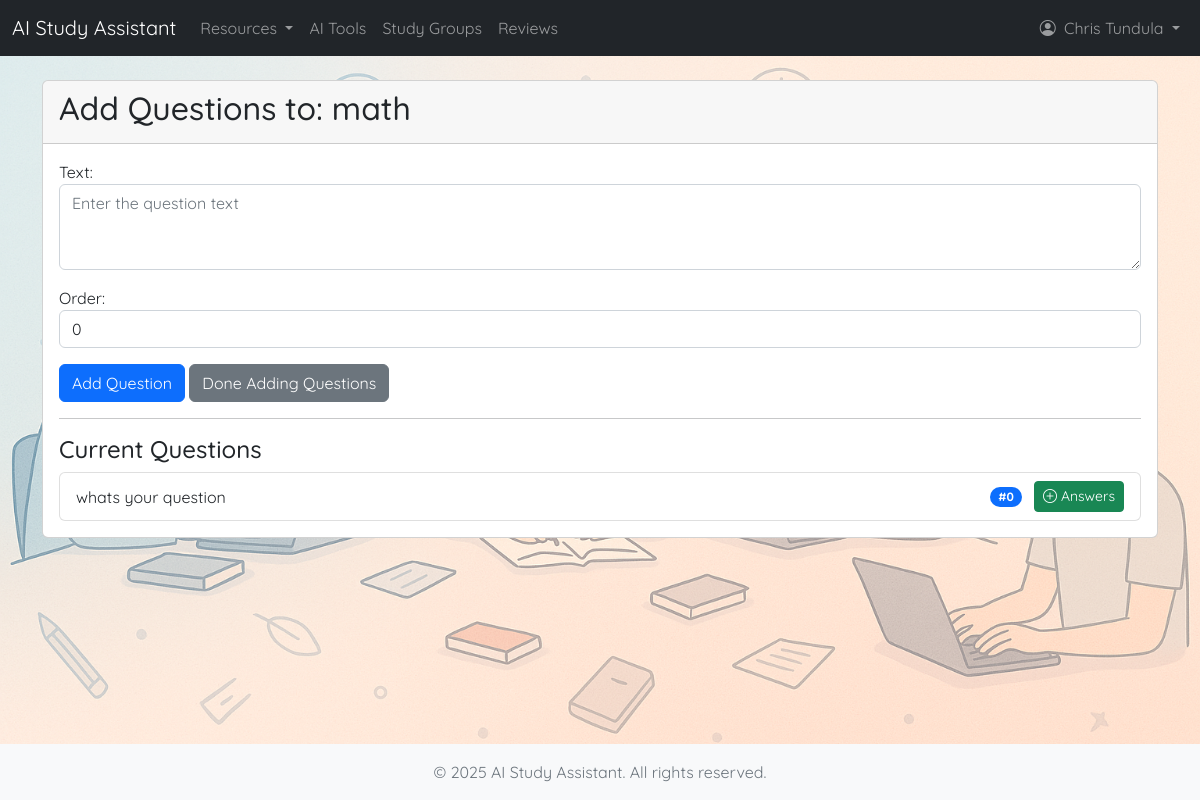
The app's page /exams/2/add-question/ (signed in) with its own data.
### base/models.py (models this page shows, shortened)
class Exam(models.Model):
    title = models.CharField(max_length=200)
    description = models.TextField()
    duration_minutes = models.IntegerField()
    created_by = models.ForeignKey(User, on_delete=models.CASCADE)
    created_at = models.DateTimeField(auto_now_add=True)

class ExamQuestion(models.Model):
    exam = models.ForeignKey(Exam, on_delete=models.CASCADE, related_name='questions')
    text = models.TextField()
    order = models.PositiveIntegerField(default=0)
    class Meta:
        ordering = ['order']

### base/views.py (the view)
# urls.py: path('exams/<int:exam_id>/add-question/', views.add_question, name='add_question'),
@login_required
def add_question(request, exam_id):
    exam = get_object_or_404(Exam, id=exam_id)
    if request.user != exam.created_by:
        messages.error(request, "You don't have permission to add questions to this exam.")
        return redirect('ai_features:exam_detail', exam_id=exam.id)
    if request.method == 'POST':
        form = ExamQuestionForm(request.POST)
        if form.is_valid():
            question = form.save(commit=False)
            question.exam = exam  # Connect question to exam
            question.save()
            messages.success(request, "Question added successfully!")
            return redirect('ai_features:add_question', exam_id=exam.id)  # Stay on same page to add more
    else:
        form = ExamQuestionForm()
    existing_questions = exam.questions.all().order_by('order')
    return render(request, 'base/add_question.html', {
        'form': form,
        'exam': exam,
        'questions': existing_questions
    })

### base/forms.py
class ExamQuestionForm(forms.ModelForm):
    class Meta:
        model = ExamQuestion
        fields = ['text', 'order']
        widgets = {
            'text': forms.Textarea(attrs={
                'class': 'form-control',
                'rows': 3,
                'placeholder': 'Enter the question text'
            }),
            'order': forms.NumberInput(attrs={
                'class': 'form-control',
                'placeholder': 'Question number (1, 2, 3...)'
            }),
        }

### base/templates/base/add_question.html (shortened to what this page needs)
{% extends 'base/base.html' %}
{% block content %}
<div class="container mt-4">
    <div class="card">
        <div class="card-header">
            <h2>Add Questions to: {{ exam.title }}</h2>
        </div>
        <div class="card-body">
            <form method="post">
                <div class="mb-3">
                    {{ form.text.label_tag }}
                    {{ form.text }}
                </div>
                <div class="mb-3">
                    {{ form.order.label_tag }}
                    {{ form.order }}
                </div>
                <button type="submit" class="btn btn-primary">Add Question</button>
                <a href="{% url 'ai_features:exam_detail' exam.id %}" class="btn btn-secondary">Done Adding Questions</a>
            </form>
            <hr>
            <h4>Current Questions</h4>
            {% if questions %}
                <ol class="list-group">
                    {% for question in questions %}
                    <li class="list-group-item d-flex justify-content-between align-items-center">
                        {{ question.text }}
                        <div>
                            <span class="badge bg-primary rounded-pill me-2">#{{ question.order }}</span>
                            <a href="{% url 'ai_features:add_answer' question.id %}" class="btn btn-sm btn-success">
                                <i class="bi bi-plus-circle"></i> Answers
                            </a>
                        </div>
                    </li>
                    {% endfor %}
                </ol>
            {% else %}
                <p class="text-muted">No questions added yet.</p>
            {% endif %}
        </div>
    </div>
</div>
{% endblock %}

### base/templates/base/navbar.html (shortened to what this page needs)
{% load static %}
<nav class="navbar navbar-expand-lg navbar-dark bg-dark">
  <div class="container-fluid">
    <a class="navbar-brand" href="{% url 'ai_features:home' %}">
      AI Study Assistant
    </a>
    <div class="collapse navbar-collapse" id="navbarNav">
      <ul class="navbar-nav me-auto mb-2 mb-lg-0">
        <li class="nav-item dropdown">
          <a class="nav-link dropdown-toggle" href="#" id="resourcesDropdown" role="button" data-bs-toggle="dropdown" aria-expanded="false">
            Resources
          </a>
        </li>
        <li class="nav-item">
          <a class="nav-link" href="{% url 'ai_features:resources' %}">AI Tools</a>
        </li>
        <li class="nav-item">
          <a class="nav-link" href="{% url 'ai_features:study_groups' %}">Study Groups</a>
        </li>
        <li class="nav-item">
          <a class="nav-link" href="{% url 'ai_features:review_page' %}">Reviews</a>
        </li>
      </ul>
      {% if user.is_authenticated %}
      <ul class="navbar-nav ms-auto">
        <li class="nav-item dropdown">
          <a class="nav-link dropdown-toggle" href="#" id="navbarDropdown" role="button" data-bs-toggle="dropdown" aria-expanded="false">
            <i class="bi bi-person-circle me-1"></i>
            {% if user.first_name or user.last_name %}
              {{ user.first_name }} {{ user.last_name }}
            {% else %}
              {{ user.username }}
            {% endif %}
          </a>
        </li>
      </ul>
      {% endif %}
    </div>
  </div>
</nav>

### records on screen
Exam: title "math"
ExamQuestion: text "whats your question", order "0"

### other values on screen
{{ user.first_name }} "Chris"
{{ user.last_name }} "Tundula"
